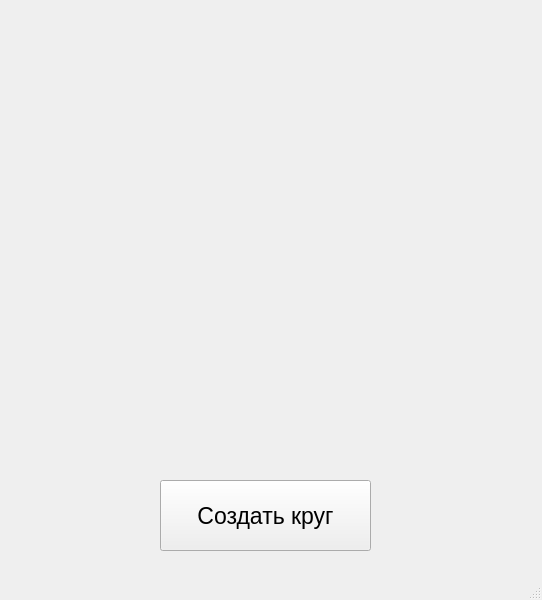
<?xml version="1.0" encoding="UTF-8"?>
<ui version="4.0">
 <class>MainWindow</class>
 <widget class="QMainWindow" name="MainWindow">
  <property name="geometry">
   <rect>
    <x>0</x>
    <y>0</y>
    <width>542</width>
    <height>600</height>
   </rect>
  </property>
  <property name="windowTitle">
   <string>MainWindow</string>
  </property>
  <widget class="QWidget" name="centralwidget">
   <widget class="QPushButton" name="pushButton">
    <property name="geometry">
     <rect>
      <x>160</x>
      <y>480</y>
      <width>211</width>
      <height>71</height>
     </rect>
    </property>
    <property name="font">
     <font>
      <pointsize>17</pointsize>
     </font>
    </property>
    <property name="text">
     <string>Создать круг</string>
    </property>
   </widget>
  </widget>
  <widget class="QMenuBar" name="menubar">
   <property name="geometry">
    <rect>
     <x>0</x>
     <y>0</y>
     <width>542</width>
     <height>21</height>
    </rect>
   </property>
  </widget>
  <widget class="QStatusBar" name="statusbar"/>
 </widget>
 <resources/>
 <connections/>
</ui>
